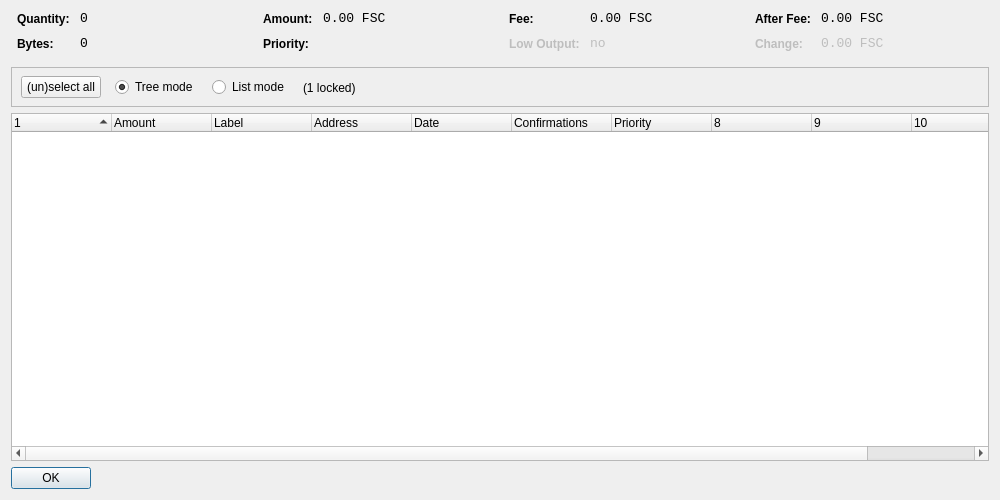
<?xml version="1.0" encoding="UTF-8"?>
<ui version="4.0">
 <class>CoinControlDialog</class>
 <widget class="QDialog" name="CoinControlDialog">
  <property name="geometry">
   <rect>
    <x>0</x>
    <y>0</y>
    <width>1000</width>
    <height>500</height>
   </rect>
  </property>
  <property name="windowTitle">
   <string>Coin Control</string>
  </property>
  <layout class="QVBoxLayout" name="verticalLayout">
   <item>
    <layout class="QHBoxLayout" name="horizontalLayoutTop" stretch="0,0,0,0">
     <property name="topMargin">
      <number>0</number>
     </property>
     <property name="bottomMargin">
      <number>10</number>
     </property>
     <item>
      <layout class="QFormLayout" name="formLayoutCoinControl1">
       <property name="horizontalSpacing">
        <number>10</number>
       </property>
       <property name="verticalSpacing">
        <number>10</number>
       </property>
       <property name="leftMargin">
        <number>6</number>
       </property>
       <property name="rightMargin">
        <number>6</number>
       </property>
       <item row="0" column="0">
        <widget class="QLabel" name="labelCoinControlQuantityText">
         <property name="styleSheet">
          <string notr="true">font-weight:bold;</string>
         </property>
         <property name="text">
          <string>Quantity:</string>
         </property>
        </widget>
       </item>
       <item row="0" column="1">
        <widget class="QLabel" name="labelCoinControlQuantity">
         <property name="font">
          <font>
           <family>Monospace</family>
           <pointsize>10</pointsize>
          </font>
         </property>
         <property name="cursor">
          <cursorShape>IBeamCursor</cursorShape>
         </property>
         <property name="contextMenuPolicy">
          <enum>Qt::ActionsContextMenu</enum>
         </property>
         <property name="text">
          <string notr="true">0</string>
         </property>
         <property name="textInteractionFlags">
          <set>Qt::LinksAccessibleByMouse|Qt::TextSelectableByKeyboard|Qt::TextSelectableByMouse</set>
         </property>
        </widget>
       </item>
       <item row="1" column="0">
        <widget class="QLabel" name="labelCoinControlBytesText">
         <property name="styleSheet">
          <string notr="true">font-weight:bold;</string>
         </property>
         <property name="text">
          <string>Bytes:</string>
         </property>
        </widget>
       </item>
       <item row="1" column="1">
        <widget class="QLabel" name="labelCoinControlBytes">
         <property name="font">
          <font>
           <family>Monospace</family>
           <pointsize>10</pointsize>
          </font>
         </property>
         <property name="cursor">
          <cursorShape>IBeamCursor</cursorShape>
         </property>
         <property name="contextMenuPolicy">
          <enum>Qt::ActionsContextMenu</enum>
         </property>
         <property name="text">
          <string notr="true">0</string>
         </property>
         <property name="textInteractionFlags">
          <set>Qt::LinksAccessibleByMouse|Qt::TextSelectableByKeyboard|Qt::TextSelectableByMouse</set>
         </property>
        </widget>
       </item>
      </layout>
     </item>
     <item>
      <layout class="QFormLayout" name="formLayoutCoinControl2">
       <property name="horizontalSpacing">
        <number>10</number>
       </property>
       <property name="verticalSpacing">
        <number>10</number>
       </property>
       <property name="leftMargin">
        <number>6</number>
       </property>
       <property name="rightMargin">
        <number>6</number>
       </property>
       <item row="0" column="0">
        <widget class="QLabel" name="labelCoinControlAmountText">
         <property name="styleSheet">
          <string notr="true">font-weight:bold;</string>
         </property>
         <property name="text">
          <string>Amount:</string>
         </property>
        </widget>
       </item>
       <item row="0" column="1">
        <widget class="QLabel" name="labelCoinControlAmount">
         <property name="font">
          <font>
           <family>Monospace</family>
           <pointsize>10</pointsize>
          </font>
         </property>
         <property name="cursor">
          <cursorShape>IBeamCursor</cursorShape>
         </property>
         <property name="contextMenuPolicy">
          <enum>Qt::ActionsContextMenu</enum>
         </property>
         <property name="text">
          <string notr="true">0.00 FSC</string>
         </property>
         <property name="textInteractionFlags">
          <set>Qt::LinksAccessibleByMouse|Qt::TextSelectableByKeyboard|Qt::TextSelectableByMouse</set>
         </property>
        </widget>
       </item>
       <item row="1" column="0">
        <widget class="QLabel" name="labelCoinControlPriorityText">
         <property name="styleSheet">
          <string notr="true">font-weight:bold;</string>
         </property>
         <property name="text">
          <string>Priority:</string>
         </property>
        </widget>
       </item>
       <item row="1" column="1">
        <widget class="QLabel" name="labelCoinControlPriority">
         <property name="font">
          <font>
           <family>Monospace</family>
           <pointsize>10</pointsize>
          </font>
         </property>
         <property name="cursor">
          <cursorShape>IBeamCursor</cursorShape>
         </property>
         <property name="contextMenuPolicy">
          <enum>Qt::ActionsContextMenu</enum>
         </property>
         <property name="text">
          <string/>
         </property>
         <property name="textInteractionFlags">
          <set>Qt::LinksAccessibleByMouse|Qt::TextSelectableByKeyboard|Qt::TextSelectableByMouse</set>
         </property>
        </widget>
       </item>
      </layout>
     </item>
     <item>
      <layout class="QFormLayout" name="formLayoutCoinControl3">
       <property name="horizontalSpacing">
        <number>10</number>
       </property>
       <property name="verticalSpacing">
        <number>10</number>
       </property>
       <property name="leftMargin">
        <number>6</number>
       </property>
       <property name="rightMargin">
        <number>6</number>
       </property>
       <item row="0" column="0">
        <widget class="QLabel" name="labelCoinControlFeeText">
         <property name="styleSheet">
          <string notr="true">font-weight:bold;</string>
         </property>
         <property name="text">
          <string>Fee:</string>
         </property>
        </widget>
       </item>
       <item row="0" column="1">
        <widget class="QLabel" name="labelCoinControlFee">
         <property name="font">
          <font>
           <family>Monospace</family>
           <pointsize>10</pointsize>
          </font>
         </property>
         <property name="cursor">
          <cursorShape>IBeamCursor</cursorShape>
         </property>
         <property name="contextMenuPolicy">
          <enum>Qt::ActionsContextMenu</enum>
         </property>
         <property name="text">
          <string notr="true">0.00 FSC</string>
         </property>
         <property name="textInteractionFlags">
          <set>Qt::LinksAccessibleByMouse|Qt::TextSelectableByKeyboard|Qt::TextSelectableByMouse</set>
         </property>
        </widget>
       </item>
       <item row="1" column="0">
        <widget class="QLabel" name="labelCoinControlLowOutputText">
         <property name="enabled">
          <bool>false</bool>
         </property>
         <property name="styleSheet">
          <string notr="true">font-weight:bold;</string>
         </property>
         <property name="text">
          <string>Low Output:</string>
         </property>
        </widget>
       </item>
       <item row="1" column="1">
        <widget class="QLabel" name="labelCoinControlLowOutput">
         <property name="enabled">
          <bool>false</bool>
         </property>
         <property name="font">
          <font>
           <family>Monospace</family>
           <pointsize>10</pointsize>
          </font>
         </property>
         <property name="cursor">
          <cursorShape>IBeamCursor</cursorShape>
         </property>
         <property name="contextMenuPolicy">
          <enum>Qt::ActionsContextMenu</enum>
         </property>
         <property name="text">
          <string>no</string>
         </property>
         <property name="textInteractionFlags">
          <set>Qt::LinksAccessibleByMouse|Qt::TextSelectableByKeyboard|Qt::TextSelectableByMouse</set>
         </property>
        </widget>
       </item>
      </layout>
     </item>
     <item>
      <layout class="QFormLayout" name="formLayoutCoinControl4">
       <property name="horizontalSpacing">
        <number>10</number>
       </property>
       <property name="verticalSpacing">
        <number>10</number>
       </property>
       <property name="leftMargin">
        <number>6</number>
       </property>
       <property name="rightMargin">
        <number>6</number>
       </property>
       <item row="0" column="0">
        <widget class="QLabel" name="labelCoinControlAfterFeeText">
         <property name="styleSheet">
          <string notr="true">font-weight:bold;</string>
         </property>
         <property name="text">
          <string>After Fee:</string>
         </property>
        </widget>
       </item>
       <item row="0" column="1">
        <widget class="QLabel" name="labelCoinControlAfterFee">
         <property name="font">
          <font>
           <family>Monospace</family>
           <pointsize>10</pointsize>
          </font>
         </property>
         <property name="cursor">
          <cursorShape>IBeamCursor</cursorShape>
         </property>
         <property name="contextMenuPolicy">
          <enum>Qt::ActionsContextMenu</enum>
         </property>
         <property name="text">
          <string notr="true">0.00 FSC</string>
         </property>
         <property name="textInteractionFlags">
          <set>Qt::LinksAccessibleByMouse|Qt::TextSelectableByKeyboard|Qt::TextSelectableByMouse</set>
         </property>
        </widget>
       </item>
       <item row="1" column="0">
        <widget class="QLabel" name="labelCoinControlChangeText">
         <property name="enabled">
          <bool>false</bool>
         </property>
         <property name="styleSheet">
          <string notr="true">font-weight:bold;</string>
         </property>
         <property name="text">
          <string>Change:</string>
         </property>
        </widget>
       </item>
       <item row="1" column="1">
        <widget class="QLabel" name="labelCoinControlChange">
         <property name="enabled">
          <bool>false</bool>
         </property>
         <property name="font">
          <font>
           <family>Monospace</family>
           <pointsize>10</pointsize>
          </font>
         </property>
         <property name="cursor">
          <cursorShape>IBeamCursor</cursorShape>
         </property>
         <property name="contextMenuPolicy">
          <enum>Qt::ActionsContextMenu</enum>
         </property>
         <property name="text">
          <string notr="true">0.00 FSC</string>
         </property>
         <property name="textInteractionFlags">
          <set>Qt::LinksAccessibleByMouse|Qt::TextSelectableByKeyboard|Qt::TextSelectableByMouse</set>
         </property>
        </widget>
       </item>
      </layout>
     </item>
    </layout>
   </item>
   <item>
    <widget class="QFrame" name="frame">
     <property name="minimumSize">
      <size>
       <width>0</width>
       <height>40</height>
      </size>
     </property>
     <property name="frameShape">
      <enum>QFrame::StyledPanel</enum>
     </property>
     <property name="frameShadow">
      <enum>QFrame::Sunken</enum>
     </property>
     <widget class="QWidget" name="horizontalLayoutWidget">
      <property name="geometry">
       <rect>
        <x>10</x>
        <y>0</y>
        <width>781</width>
        <height>41</height>
       </rect>
      </property>
      <layout class="QHBoxLayout" name="horizontalLayoutPanel" stretch="0,0,0,0,0">
       <property name="spacing">
        <number>14</number>
       </property>
       <item>
        <widget class="QPushButton" name="pushButtonSelectAll">
         <property name="sizePolicy">
          <sizepolicy hsizetype="Maximum" vsizetype="Fixed">
           <horstretch>0</horstretch>
           <verstretch>0</verstretch>
          </sizepolicy>
         </property>
         <property name="text">
          <string>(un)select all</string>
         </property>
        </widget>
       </item>
       <item>
        <widget class="QRadioButton" name="radioTreeMode">
         <property name="sizePolicy">
          <sizepolicy hsizetype="Maximum" vsizetype="Fixed">
           <horstretch>0</horstretch>
           <verstretch>0</verstretch>
          </sizepolicy>
         </property>
         <property name="text">
          <string>Tree mode</string>
         </property>
         <property name="checked">
          <bool>true</bool>
         </property>
        </widget>
       </item>
       <item>
        <widget class="QRadioButton" name="radioListMode">
         <property name="sizePolicy">
          <sizepolicy hsizetype="Maximum" vsizetype="Fixed">
           <horstretch>0</horstretch>
           <verstretch>0</verstretch>
          </sizepolicy>
         </property>
         <property name="text">
          <string>List mode</string>
         </property>
        </widget>
       </item>
       <item>
        <widget class="QLabel" name="labelLocked">
         <property name="text">
          <string>(1 locked)</string>
         </property>
        </widget>
       </item>
       <item>
        <spacer name="horizontalSpacer">
         <property name="orientation">
          <enum>Qt::Horizontal</enum>
         </property>
         <property name="sizeHint" stdset="0">
          <size>
           <width>40</width>
           <height>20</height>
          </size>
         </property>
        </spacer>
       </item>
      </layout>
     </widget>
    </widget>
   </item>
   <item>
    <widget class="CoinControlTreeWidget" name="treeWidget">
     <property name="contextMenuPolicy">
      <enum>Qt::CustomContextMenu</enum>
     </property>
     <property name="sortingEnabled">
      <bool>false</bool>
     </property>
     <property name="columnCount">
      <number>11</number>
     </property>
     <attribute name="headerShowSortIndicator" stdset="0">
      <bool>true</bool>
     </attribute>
     <attribute name="headerStretchLastSection">
      <bool>false</bool>
     </attribute>
     <column>
      <property name="text">
       <string/>
      </property>
     </column>
     <column>
      <property name="text">
       <string>Amount</string>
      </property>
     </column>
     <column>
      <property name="text">
       <string notr="true">Label</string>
      </property>
     </column>
     <column>
      <property name="text">
       <string>Address</string>
      </property>
     </column>
     <column>
      <property name="text">
       <string>Date</string>
      </property>
     </column>
     <column>
      <property name="text">
       <string>Confirmations</string>
      </property>
      <property name="toolTip">
       <string>Confirmed</string>
      </property>
     </column>
     <column>
      <property name="text">
       <string>Priority</string>
      </property>
     </column>
     <column>
      <property name="text">
       <string/>
      </property>
     </column>
     <column>
      <property name="text">
       <string/>
      </property>
     </column>
     <column>
      <property name="text">
       <string/>
      </property>
     </column>
     <column>
      <property name="text">
       <string/>
      </property>
     </column>
    </widget>
   </item>
   <item>
    <widget class="QDialogButtonBox" name="buttonBox">
     <property name="sizePolicy">
      <sizepolicy hsizetype="Maximum" vsizetype="Fixed">
       <horstretch>0</horstretch>
       <verstretch>0</verstretch>
      </sizepolicy>
     </property>
     <property name="orientation">
      <enum>Qt::Horizontal</enum>
     </property>
     <property name="standardButtons">
      <set>QDialogButtonBox::Ok</set>
     </property>
    </widget>
   </item>
  </layout>
 </widget>
 <customwidgets>
  <customwidget>
   <class>CoinControlTreeWidget</class>
   <extends>QTreeWidget</extends>
   <header>coincontroltreewidget.h</header>
  </customwidget>
 </customwidgets>
 <resources/>
 <connections/>
</ui>
